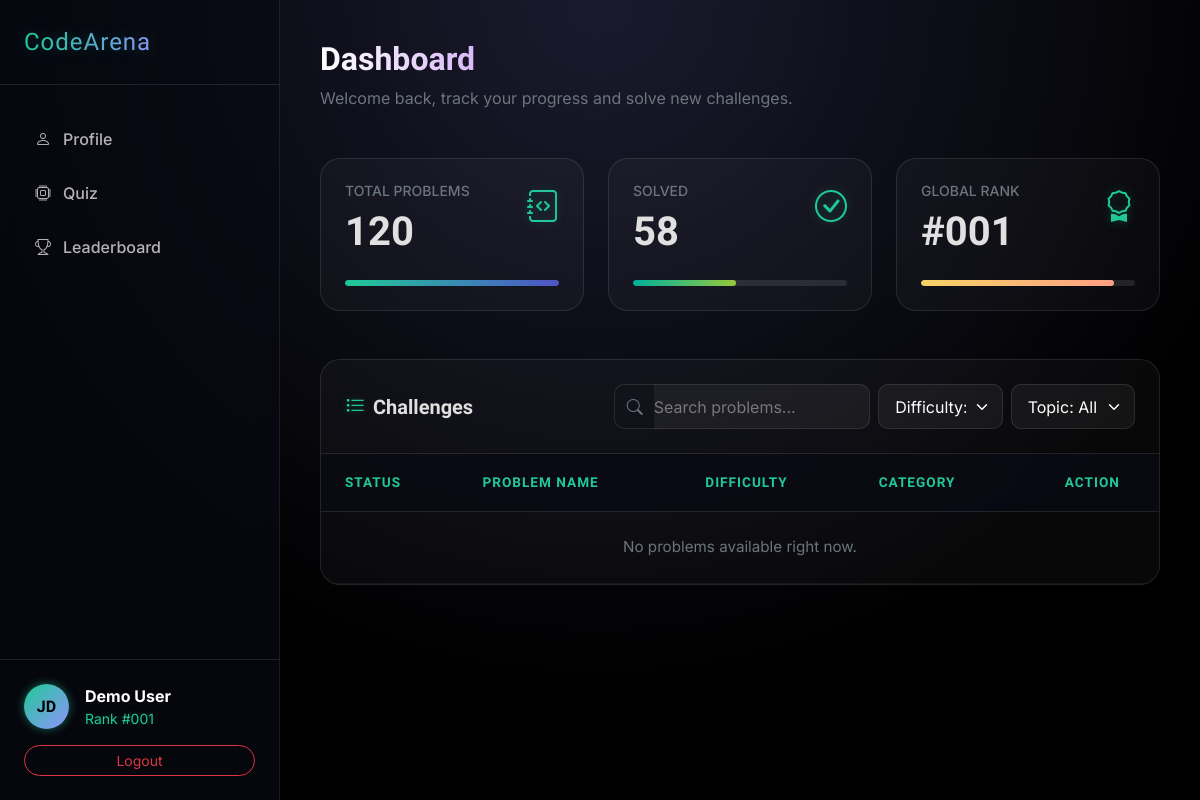
The page /dashboard/ (signed in) on the database as committed earlier.
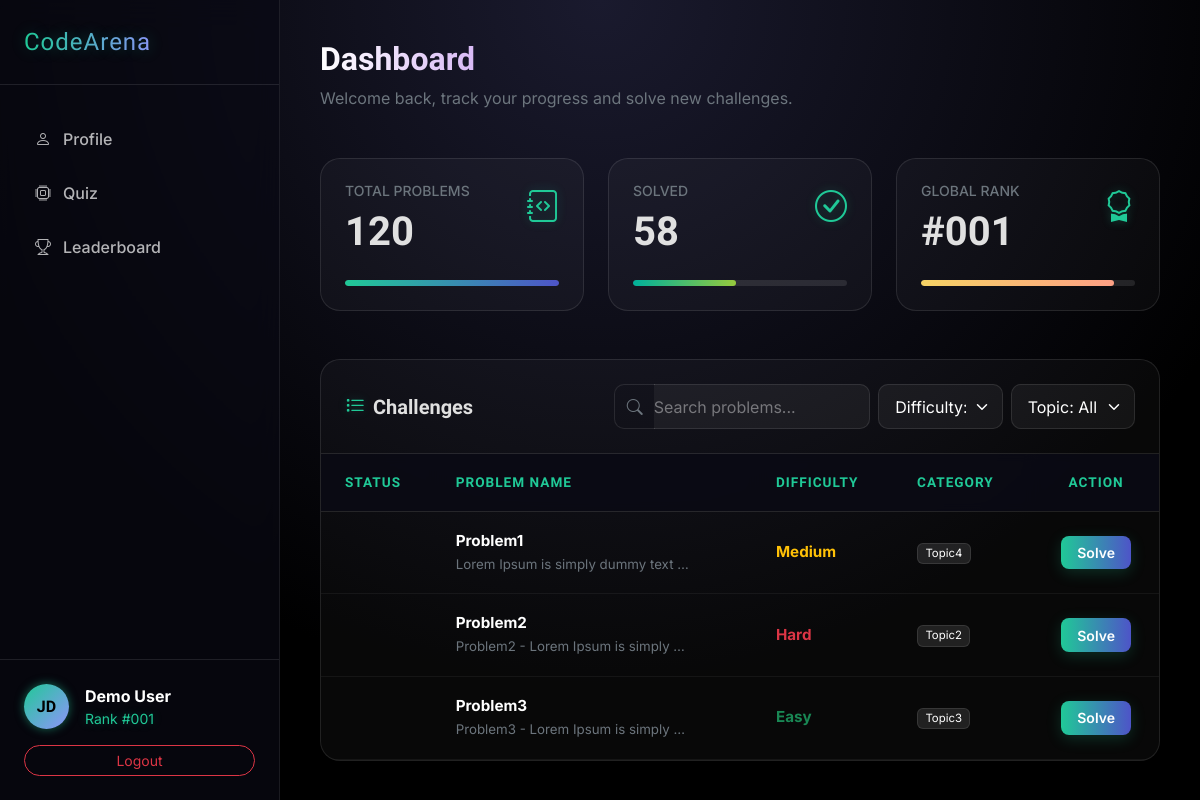
The same page on the database as committed later.
### CodeArena_app/models.py (models this page shows, shortened)
class Problem(models.Model):
    DIFFICULTY_CHOICES = [
        ('easy', 'Easy'),
        ('medium', 'Medium'),
        ('hard', 'Hard'),
    ]
    title = models.CharField(max_length=200)
    description = models.TextField()
    topic = models.ForeignKey(
        Topic,
        on_delete=models.CASCADE,
        related_name='problems'
    )
    difficulty = models.CharField(max_length=10, choices=DIFFICULTY_CHOICES)
    created_by = models.ForeignKey(
        settings.AUTH_USER_MODEL,
        on_delete=models.CASCADE,
        related_name='created_problems'
    )
    created_at = models.DateTimeField(auto_now_add=True)

class Topic(models.Model):
    name = models.CharField(max_length=100, unique=True)
    description = models.TextField(blank=True)

### CodeArena_app/views.py (the view)
# urls.py: path('dashboard/', views.dashboard_view, name='dashboard'),
@login_required
def dashboard_view(request):
    problems = Problem.objects.all()
    return render(request, "dashboard.html", {
        "problems": problems
    })

### templates/dashboard.html (shortened to what this page needs)
<!DOCTYPE html>
<html lang="en">
<head>
    <link href="https://cdn.jsdelivr.net/npm/bootstrap@5.3.2/dist/css/bootstrap.min.css" rel="stylesheet">
    <link rel="stylesheet" href="https://cdn.jsdelivr.net/npm/bootstrap-icons@1.13.1/font/bootstrap-icons.min.css">
</head>
<body>
    <div class="bg-radial-fixed"></div>
    <aside class="sidebar d-none d-lg-flex">
        <div class="p-4 border-bottom border-white border-opacity-10">
            <span class="navbar-brand-custom">CodeArena</span>
        </div>
        <nav class="mt-4 flex-grow-1">
            <a href="{% url 'profile' %}" class="nav-link-custom"><i class="bi bi-person"></i> Profile</a>
            <a href="{% url 'quiz' %}" class="nav-link-custom"><i class="bi bi-cpu"></i> Quiz</a>
            <a href="{% url 'leaderboard' %}" class="nav-link-custom"><i class="bi bi-trophy"></i> Leaderboard</a>
        </nav>
        <div class="p-4 mt-auto border-top border-white border-opacity-10">
            <div class="d-flex align-items-center gap-3 mb-3">
                <div class="avatar-circle">JD</div>
                <div>
                    <div class="fw-bold text-white">Demo User</div>
                    <div class="text-cyan small">Rank #001</div>
                </div>
            </div>
            <button class="btn btn-outline-danger btn-sm w-100 rounded-pill">Logout</button>
        </div>
    </aside>
    <main class="main-content">
        <div class="d-flex justify-content-between align-items-end mb-5">
            <div>
                <h2 class="fw-bold gradient-heading text-start mb-2">Dashboard</h2>
                <p class="text-secondary mb-0">Welcome back, track your progress and solve new challenges.</p>
            </div>
        </div>
        <div class="row g-4 mb-5">
            <div class="col-md-4">
                <div class="plugin-card futuristic">
                    <div class="d-flex justify-content-between align-items-start">
                        <div>
                            <h6 class="text-uppercase text-secondary small letter-spacing-1">Total Problems</h6>
                            <h2 class="fw-bold mt-2 display-6 font-orbitron">120</h2>
                        </div>
                        <i class="bi bi-journal-code text-cyan fs-2"></i>
                    </div>
                    <div class="progress mt-3" style="height: 6px;">
                        <div class="progress-bar bg-gradient-primary" style="width: 100%"></div>
                    </div>
                </div>
            </div>
            <div class="col-md-4">
                <div class="plugin-card futuristic">
                    <div class="d-flex justify-content-between align-items-start">
                        <div>
                            <h6 class="text-uppercase text-secondary small letter-spacing-1">Solved</h6>
                            <h2 class="fw-bold mt-2 display-6 font-orbitron">58</h2>
                        </div>
                        <i class="bi bi-check-circle text-cyan fs-2"></i>
                    </div>
                    <div class="progress mt-3" style="height: 6px;">
                        <div class="progress-bar bg-gradient-success" style="width: 48%"></div>
                    </div>
                </div>
            </div>
            <div class="col-md-4">
                <div class="plugin-card futuristic">
                    <div class="d-flex justify-content-between align-items-start">
                        <div>
                            <h6 class="text-uppercase text-secondary small letter-spacing-1">Global Rank</h6>
                            <h2 class="fw-bold mt-2 display-6 font-orbitron">#001</h2>
                        </div>
                        <i class="bi bi-award text-cyan fs-2"></i>
                    </div>
                    <div class="progress mt-3" style="height: 6px;">
                        <div class="progress-bar bg-gradient-warning" style="width: 90%"></div>
                    </div>
                </div>
            </div>
        </div>
        <div class="plugin-card futuristic p-0 overflow-hidden d-block">
            <div class="p-4 border-bottom border-white border-opacity-10">
                <div class="row align-items-center g-3">
                    <div class="col-lg-4">
                        <h5 class="mb-0 fw-bold font-orbitron"><i class="bi bi-list-task me-2 text-cyan"></i>Challenges</h5>
                    </div>
                    <div class="col-lg-8">
                        <div class="row g-2">
                            <div class="col-md-6">
                                <div class="input-group">
                                    <span class="input-group-text bg-transparent border-end-0 text-secondary" style="border-color: rgba(255,255,255,0.1); border-top-left-radius: 10px; border-bottom-left-radius: 10px;">
                                        <i class="bi bi-search"></i>
                                    </span>
                                    <input class="form-control form-control-dark border-start-0 ps-0" placeholder="Search problems...">
                                </div>
                            </div>
                            <div class="col-6 col-md-3">
                                <select class="form-select form-select-dark">
                                    <option>Difficulty: All</option>
                                </select>
                            </div>
                            <div class="col-6 col-md-3">
                                <select class="form-select form-select-dark">
                                    <option>Topic: All</option>
                                </select>
                            </div>
                        </div>
                    </div>
                </div>
            </div>
            <div class="custom-scroll-container">
                <table class="table table-hover mb-0 align-middle">
                    <thead>
                        <tr>
                            <th class="ps-4">Status</th>
                            <th>Problem Name</th>
                            <th>Difficulty</th>
                            <th>Category</th>
                            <th class="text-center">Action</th>
                        </tr>
                    </thead>
                    <tbody>
                        {% for problem in problems %}
                        <tr>
                            <td class="ps-4">
                            <td>
                                <div class="fw-bold text-white">{{ problem.title }}</div>
                                <small class="text-secondary">
                                    {{ problem.description|truncatewords:6 }}
                                </small>
                            </td>
                            <td>
                                <span class="fw-bold
                                    {% if problem.difficulty == 'easy' %}text-success
                                    {% elif problem.difficulty == 'medium' %}text-warning
                                    {% else %}text-danger{% endif %}">
                                    {{ problem.difficulty|title }}
                                </span>
                            </td>
                            <td>
                                <span class="badge bg-white bg-opacity-10 text-white fw-normal border border-white border-opacity-10">
                                    {{ problem.topic.name }}
                                </span>
                            </td>
                            <td class="text-center">
                                <a href="{% url 'problem_detail' problem.id %}" class="btn btn-sm btn-glow">
                                    Solve
                                </a>
                            </td>
                        </tr>
                        {% empty %}
                        <tr>
                            <td colspan="5" class="text-center text-secondary py-4">
                                No problems available right now.
                            </td>
                        </tr>
                        {% endfor %}
                    </tbody>
                </table>
            </div>
        </div>
    </main>
</body>
</html>

### templates/dashboard.html (style rules this page uses)
:root { --primary-glow: #20c997; --secondary-glow: #8f94fb; --bg-dark: #050505; --card-bg: rgba(255, 255, 255, 0.03); --card-border: rgba(255, 255, 255, 0.1); }
body { margin: 0; padding: 0; background-color: var(--bg-dark); font-family: 'Inter', sans-serif; color: #e0e0e0; overflow-x: hidden; min-height: 100vh; }
.bg-radial-fixed { position: fixed; top: 0; left: 0; right: 0; bottom: 0; background: radial-gradient(circle at top center, #1a1a2e 0%, #000000 70%); z-index: -1; }
.font-orbitron { font-family: 'Orbitron', sans-serif; }
.text-cyan { color: #20c997; text-shadow: 0 0 10px rgba(32, 201, 151, 0.3); }
.gradient-heading { font-family: 'Orbitron', sans-serif; background: linear-gradient(to right, #ffffff, #8a2be2); -webkit-background-clip: text; -webkit-text-fill-color: transparent; }
.plugin-card.futuristic { position: relative; background: var(--card-bg); border: 1px solid var(--card-border); border-radius: 20px; padding: 1.5rem; transition: all 0.4s cubic-bezier(0.175, 0.885, 0.32, 1.275); overflow: hidden; height: 100%; display: flex; flex-direction: column; justify-content: center; }
.plugin-card.futuristic::after { content: ""; position: absolute; top: 0; left: 0; right: 0; height: 2px; background: linear-gradient(90deg, transparent, var(--primary-glow), transparent); transform: translateX(-100%); transition: 0.6s; }
.btn-glow { background: linear-gradient(90deg, #20c997, #4e54c8); color: white; border: none; padding: 0.4rem 1rem; font-weight: 600; border-radius: 8px; transition: all 0.3s ease; box-shadow: 0 4px 15px rgba(32, 201, 151, 0.2); text-decoration: none; }
.form-control-dark, .form-select-dark { background: rgba(255, 255, 255, 0.05); border: 1px solid var(--card-border); color: #fff; border-radius: 10px; padding: 0.6rem 2.25rem 0.6rem 1rem; transition: all 0.3s ease; }
.form-control-dark::placeholder { color: rgba(255, 255, 255, 0.4); }
.form-select-dark { background-repeat: no-repeat; background-position: right 0.75rem center; background-size: 16px 12px; }
.navbar-brand-custom { font-family: 'Orbitron', sans-serif; font-size: 1.5rem; letter-spacing: 1px; background: linear-gradient(90deg, #20c997, #8f94fb); -webkit-background-clip: text; -webkit-text-fill-color: transparent; text-shadow: 0 0 15px rgba(32, 201, 151, 0.3); }
.sidebar { width: 280px; background: rgba(10, 10, 20, 0.65); backdrop-filter: blur(15px); border-right: 1px solid rgba(255, 255, 255, 0.08); position: fixed; top: 0; bottom: 0; left: 0; display: flex; flex-direction: column; z-index: 1050; }
.nav-link-custom { padding: 12px 20px; margin: 6px 15px; border-radius: 8px; color: rgba(255, 255, 255, 0.7); display: flex; align-items: center; gap: 12px; transition: all 0.3s ease; text-decoration: none; font-weight: 500; font-family: 'Inter', sans-serif; }
.nav-link-custom i { transition: transform 0.3s; }
.custom-scroll-container { max-height: 60vh; overflow-y: auto; overflow-x: auto; }
.table { color: #cfcfe6; --bs-table-bg: transparent; }
.table thead th { background: rgba(10, 10, 20, 0.9); backdrop-filter: blur(5px); color: var(--primary-glow); font-family: 'Orbitron', sans-serif; text-transform: uppercase; font-size: 0.85rem; letter-spacing: 1px; border-bottom: 1px solid rgba(255,255,255,0.1); padding: 18px; position: sticky; top: 0; z-index: 10; }
.table tbody td { padding: 18px; border-color: rgba(255, 255, 255, 0.05); vertical-align: middle; font-size: 0.95rem; }
.avatar-circle { width: 45px; height: 45px; background: linear-gradient(135deg, var(--primary-glow), var(--secondary-glow)); border-radius: 50%; display: flex; align-items: center; justify-content: center; font-weight: bold; color: #000; font-family: 'Orbitron', sans-serif; box-shadow: 0 0 10px rgba(32, 201, 151, 0.5); }
.main-content { padding: 20px; transition: margin-left 0.3s ease; flex-grow: 1; }
@media (min-width: 992px) { .main-content { margin-left: 280px; padding: 40px; } }
.progress { background-color: rgba(255,255,255,0.1); border-radius: 20px; overflow: hidden; }
.progress-bar { border-radius: 20px; }
.bg-gradient-primary { background: linear-gradient(90deg, #20c997, #4e54c8); box-shadow: 0 0 10px rgba(32, 201, 151, 0.4); }
.bg-gradient-success { background: linear-gradient(90deg, #00b09b, #96c93d); }
.bg-gradient-warning { background: linear-gradient(90deg, #f6d365, #fda085); }

Rows that differ between the two databases and show on the page:
added Problem: title "Problem1", description "Lorem Ipsum is simply dummy text …", difficulty "Medium", topic.name "Topic4"
added Problem: title "Problem2", description "Problem2 - Lorem Ipsum is simply …", difficulty "Hard", topic.name "Topic2"
added Problem: title "Problem3", description "Problem3 - Lorem Ipsum is simply …", difficulty "Easy", topic.name "Topic3"
Other text that changed with them:
text no longer shown: "No problems available right now."
